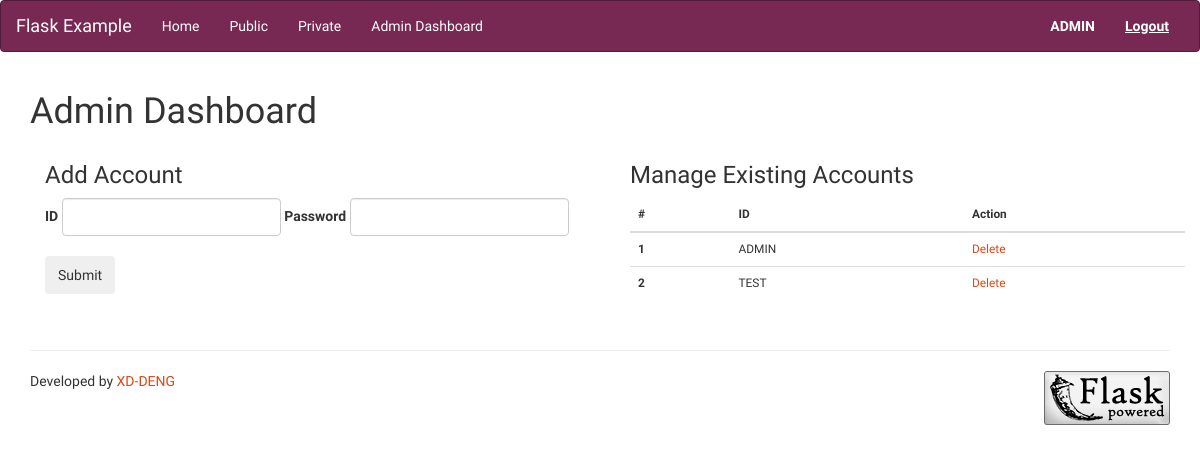
/admin/ (signed in), run on an earlier commit of the app's database.
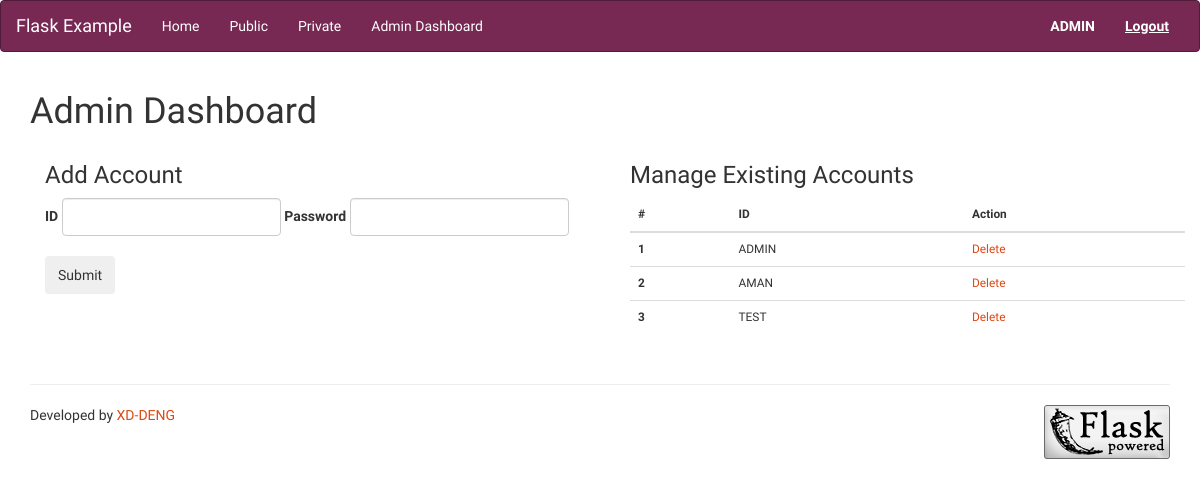
And on a later commit of the database.
### tables this page shows
CREATE TABLE users (id text primary key, pw text);

### app.py (the view)
@app.route("/admin/")
def FUN_admin():
    if session.get("current_user", None) == "ADMIN":
        user_list = list_users()
        user_table = zip(range(1, len(user_list)+1),\
                        user_list,\
                        [x + y for x,y in zip(["/delete_user/"] * len(user_list), user_list)])
        return render_template("admin.html", users = user_table)
    else:
        return abort(401)

### database.py (called while the page is built)
def get_connection(db_type):
    if USE_POSTGRES:
        return psycopg2.connect(
            dbname=os.getenv("POSTGRES_DB"),
            user=os.getenv("POSTGRES_USER"),
            password=os.getenv("POSTGRES_PASSWORD"),
            host=os.getenv("POSTGRES_HOST"),
            port=os.getenv("POSTGRES_PORT", "5432")
        )
    else:
        return sqlite3.connect(f"database_file/{db_type}.db")

def list_users():
    _conn = get_connection("users")
    _c = _conn.cursor()
    _c.execute("SELECT id FROM users;")
    result = [x[0] for x in _c.fetchall()]
    _conn.close()
    return result

### templates/admin.html (shortened to what this page needs)
{% extends "layout.html" %}
{% block page_title %}Admin Dashboard{% endblock %}
{% block body %}
    <div class = "container">
      <div class="row">
        <div class="col-lg-6">
          <h3>Add Account</h3>
          <form class="form-inline" action="/add_user" method='post'>
            <div class="form-group">
              <label for="id">ID</label>
              <input type="text" class="form-control" name="id">
            </div>
            <div class="form-group">
              <label for="pw">Password</label>
              <input type="password" class="form-control" name="pw">
            </div>
            <br><br>
            <button type="submit" class="btn">Submit</button>
          </form>
        </div>
        <div class="col-lg-6">
              <h3>Manage Existing Accounts</h3>
                <table class="table small">
                <thead>
                    <tr>
                      <th>#</th>
                      <th>ID</th>
                      <th>Action</th>
                    </tr>
                </thead>
                {% for number, id, act in users %}
                        <tr>
                           <th> {{ number }} </th>
                           <td> {{ id }} </td>
                           <td><a href={{act}}>Delete</a></td>
                        </tr>
                {% endfor %}
                </table>
        </div>
      </div>
    </div>
{% endblock %}

### templates/layout.html (shortened to what this page needs)
<html>
<link rel="stylesheet" href="{{ url_for('static', filename='css/bootstrap.min.united.css') }}">
<nav class="navbar navbar-inverse">
    <div class="container-fluid">
        <div class="navbar-header">
            <a class="navbar-brand" href="/">Flask Example</a>
        </div>
        <div class="collapse navbar-collapse" id="myNavbar">
        <ul class="nav navbar-nav">
            <li><a href="{{ url_for('FUN_root') }}">Home</a></li>
            <li><a href="{{ url_for('FUN_public') }}">Public</a></li>
            {% if session.get("current_user", None) != None %}
	       <li><a href="{{ url_for('FUN_private') }}">Private</a></li>
	    {% endif%}
            {% if session.get("current_user", None) == "ADMIN" %}
	      <li><a href="{{ url_for('FUN_admin') }}">Admin Dashboard</a></li>
	    {% endif %}
        </ul>
        <ul class="nav navbar-nav navbar-right">
        {% if session.get("current_user", None) == None %}
                <form action="/login" method="post" class="navbar-form navbar-right">
                    <div class="form-group">
                      <input type="text" name="id" placeholder="User Name" class="form-control">
                    </div>
                    <div class="form-group">
                      <input type="password" name="pw" placeholder="Password" class="form-control">
                    </div>
                    <button type="submit" class="btn btn-success">Log In</button>
                </form>
        {% else %}
        <li>
              <a><b>{{ session.get("current_user") }}</b></a></li>
              <li><a href="{{ url_for('FUN_logout') }}"><b><u>Logout</u></b></a>
          </li>
        {% endif %}
        </ul>
        </div>
    </div>
    </nav>
<div class="container">
  <h1>{% block page_title %}{% endblock %}</h1>
  <p>{% block body %}{% endblock %}</p>
</div>
<div class='container'>
<hr>
Developed by <a href='https://github.com/XD-DENG'>XD-DENG</a>
<a href="http://flask.pocoo.org/"><img
   src="{{ url_for('static', filename='img/flask-powered.png') }}"
   border="0"
   align="right"
   alt="Flask powered"
   title="Flask powered"></a>
</div>
</html>

What changed in the data, as far as the page shows it:
added users: number "2", id "AMAN"
computed for users "TEST": number "2" → "3"
